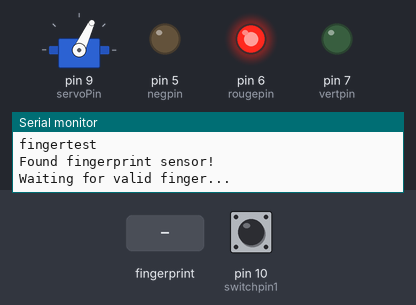
Bench run of a sketch on a simulated Arduino Uno, built with avr-gcc and run on an emulated ATmega328P. Shown: servo, output pins drawn as LEDs (lit = HIGH), the last lines printed to the serial monitor. Inputs (shaded band) come from the test bench; at power-on: pin 10 (switchpin1) LOW.

Above: at 2.2 s.
2.3 s: finger stored as number 1 placed on the sensor
At 3.7 s:
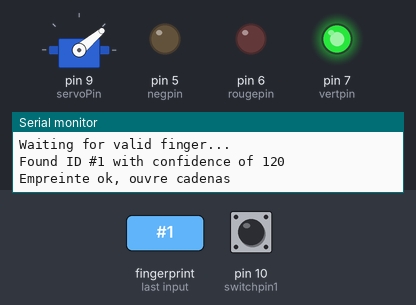
4.2 s: pin 10 (switchpin1) pulled HIGH for 0.15 s
At 5.5 s:
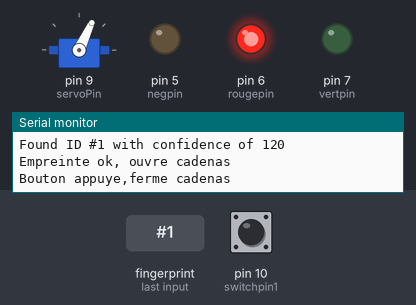
Timing chart, 0 to 7.2 s (numbered marks = the images above; inputs shaded):
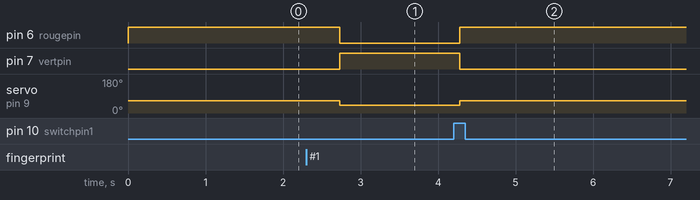

Measured:
- after the input at 2.3 s, pin 6 (rougepin): HIGH → LOW after 0.43 s; pin 7 (vertpin): LOW → HIGH after 0.43 s; servo on pin 9 (servoPin): 65° → 40° after 0.43 s
- after the input at 4.2 s, pin 6 (rougepin): LOW → HIGH after 0.08 s; pin 7 (vertpin): HIGH → LOW after 0.08 s; servo on pin 9 (servoPin): 40° → 65° after 0.08 s

The sketch:

fingerprintBeta.ino
```cpp
#include <Adafruit_Fingerprint.h>
#include <SoftwareSerial.h>
#include <Servo.h>

int getFingerprintIDez();
int switchpin1 = 10;
int servoPin = 9;
Servo servo;
int test = 0;
int rougepin = 6;
int vertpin = 7;
int negpin = 5;

// pin #2 is IN from sensor (GREEN wire)
// pin #3 is OUT from arduino  (WHITE wire)
SoftwareSerial mySerial(2, 3);


Adafruit_Fingerprint finger = Adafruit_Fingerprint(&mySerial);

void setup()
{
  Serial.begin(9600);
  Serial.println("fingertest");
  servo.attach(servoPin);
  servo.write(65);//ferme le cadenas
  test=0;
  pinMode(negpin, OUTPUT);
  pinMode(rougepin, OUTPUT);
  pinMode(vertpin, OUTPUT);
  digitalWrite(negpin,LOW);
  digitalWrite(rougepin,HIGH);
  digitalWrite(vertpin,LOW);

  // set the data rate for the sensor serial port
  finger.begin(57600);

  if (finger.verifyPassword()) {
    Serial.println("Found fingerprint sensor!");
  } else {
    Serial.println("Did not find fingerprint sensor :(");
    while (1);
  }
  Serial.println("Waiting for valid finger...");
}

void loop()                     // run over and over again
{
  getFingerprintIDez();
  delay(50);  //don't ned to run this at full speed.
  if(test==1){
    servo.write(40);//ouvre le cadenas
    Serial.println("Empreinte ok, ouvre cadenas");
    digitalWrite(rougepin,LOW);
    digitalWrite(vertpin,HIGH);
    delay(1000);
    test=0;
  }
  if(digitalRead(switchpin1)==1){
    servo.write(65);//ferme le cadeanas
    Serial.println("Bouton appuye,ferme cadenas");
    digitalWrite(rougepin,HIGH);
    digitalWrite(vertpin,LOW);
    delay(850);
  }
}

uint8_t getFingerprintID() {
  uint8_t p = finger.getImage();
  switch (p) {
    case FINGERPRINT_OK:
      Serial.println("Image taken");
      break;
    case FINGERPRINT_NOFINGER:
      Serial.println("No finger detected");
      return p;
    case FINGERPRINT_PACKETRECIEVEERR:
      Serial.println("Communication error");
      return p;
    case FINGERPRINT_IMAGEFAIL:
      Serial.println("Imaging error");
      return p;
    default:
      Serial.println("Unknown error");
      return p;
  }

  // OK success!

  p = finger.image2Tz();
  switch (p) {
    case FINGERPRINT_OK:
      Serial.println("Image converted");
      break;
    case FINGERPRINT_IMAGEMESS:
      Serial.println("Image too messy");
      return p;
    case FINGERPRINT_PACKETRECIEVEERR:
      Serial.println("Communication error");
      return p;
    case FINGERPRINT_FEATUREFAIL:
      Serial.println("Could not find fingerprint features");
      return p;
    case FINGERPRINT_INVALIDIMAGE:
      Serial.println("Could not find fingerprint features");
      return p;
    default:
      Serial.println("Unknown error");
      return p;
  }

  // OK converted!
  p = finger.fingerFastSearch();
  if (p == FINGERPRINT_OK) {
    Serial.println("Found a print match!");
    test=1;
  } else if (p == FINGERPRINT_PACKETRECIEVEERR) {
    Serial.println("Communication error");
    return p;
  } else if (p == FINGERPRINT_NOTFOUND) {
    Serial.println("Did not find a match");
    return p;
  } else {
    Serial.println("Unknown error");
    return p;
  }

  // found a match!
  Serial.print("Found ID #"); Serial.print(finger.fingerID);
  Serial.print(" with confidence of "); Serial.println(finger.confidence);
  test=1;

}

// returns -1 if failed, otherwise returns ID #
int getFingerprintIDez() {
  uint8_t p = finger.getImage();
  if (p != FINGERPRINT_OK)  return -1;

  p = finger.image2Tz();
  if (p != FINGERPRINT_OK)  return -1;

  p = finger.fingerFastSearch();
  if (p != FINGERPRINT_OK)  return -1;

  // found a match!
  Serial.print("Found ID #"); Serial.print(finger.fingerID);
  Serial.print(" with confidence of "); Serial.println(finger.confidence);
  test=1;
  return finger.fingerID;

}
```
